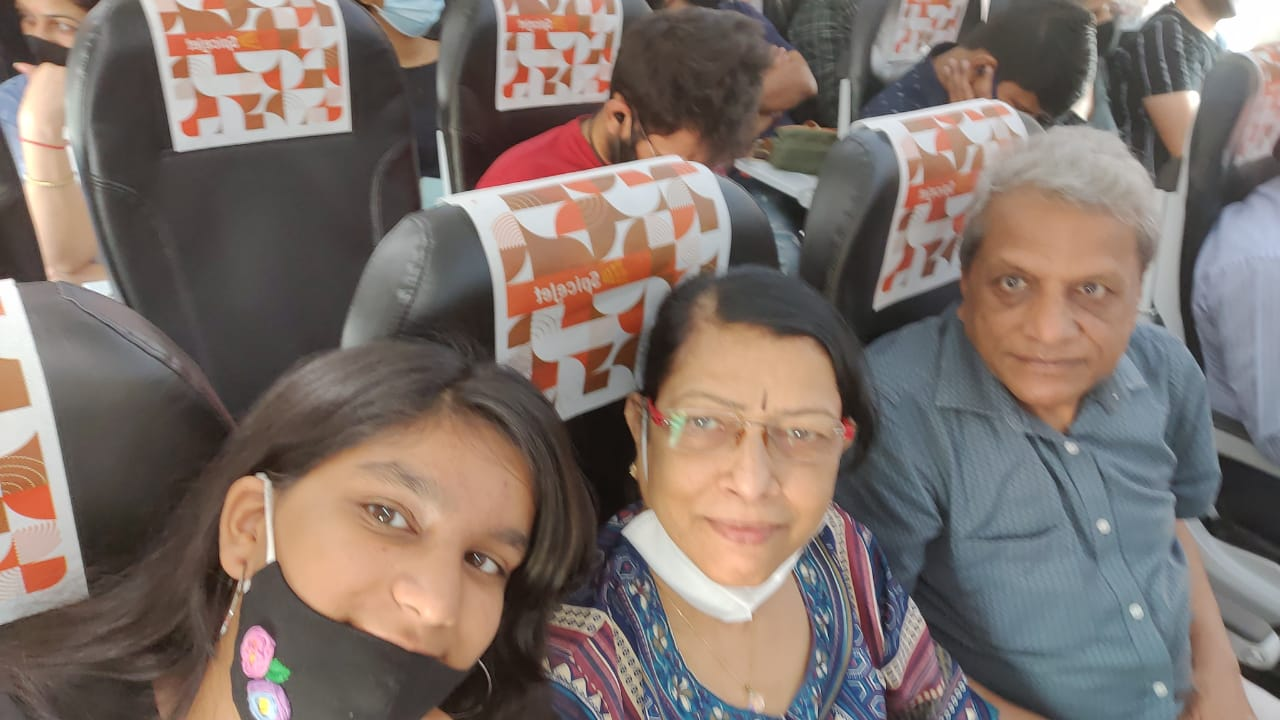
#> input picture design/nanuamuiva.jpeg, 1280 x 720 px
$ python carttomify.py
#> lines starting #> are read from the running program, lines starting #| are printed output that depends on the picture
from PIL import Image, ImageOps
import numpy
image  = Image.open("nanuamuiva.jpeg")
#> image is the input picture: PIL image 1280x720 RGB; mean R, G, B 126, 112.5, 105.8
grayskelimg = ImageOps.grayscale(image)
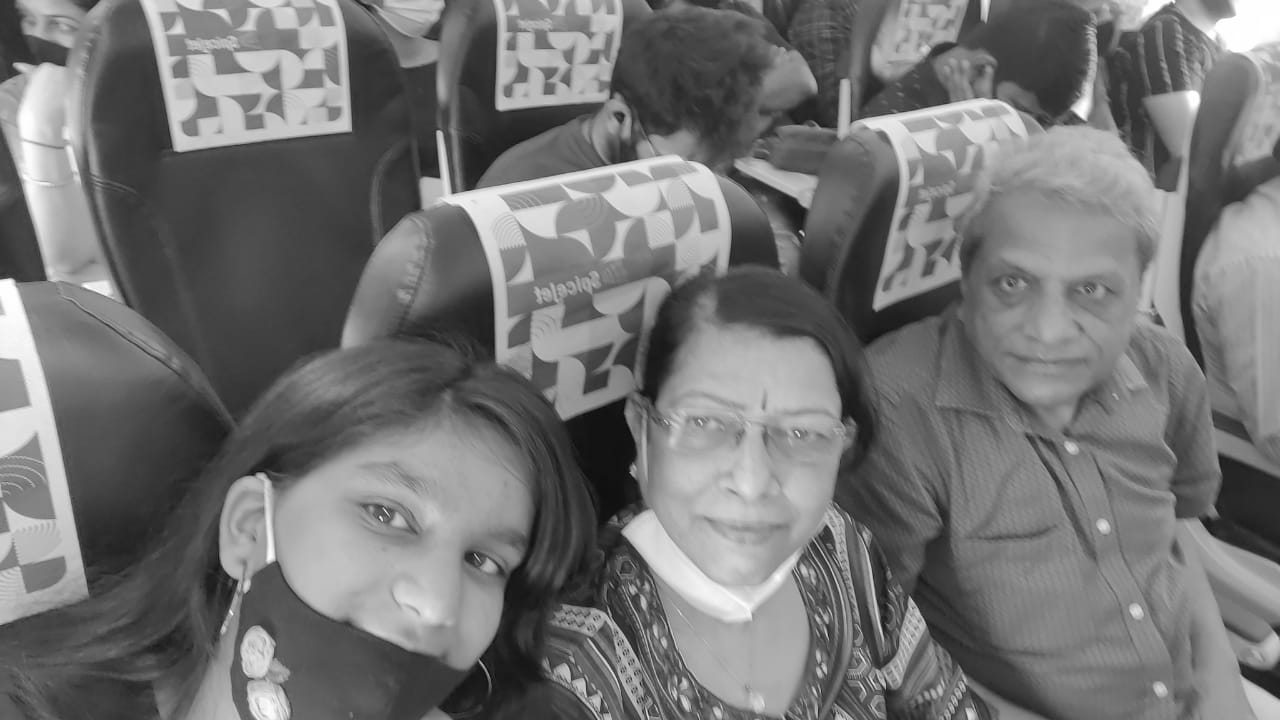
#> grayskelimg: PIL image 1280x720 L; min 9, max 255, mean 115.8
pxldata = image.load()
graypxldata = grayskelimg.load()
# colors = [[68, 59, 49]]
colors = []
rangeval = 3
multiplyval = 85
for r in range(rangeval):
    for g in range(rangeval):
        for b in range(rangeval):
            colors.append([r*multiplyval, g*multiplyval, b*multiplyval])
print("colors added")
def getColorDistance(rgb1, rgb2):
    rgb1 = numpy.array(rgb1)
    rgb2 = numpy.array(rgb2)
    rm = 0.5*(rgb1[0]+rgb2[0])
    d = abs(sum((2+rm,4,3-rm)*(rgb1-rgb2)**2))**0.5
    return d

output = Image.new(image.mode, image.size)
#> output: PIL image 1280x720 RGB; every value is 0
for x in range(image.width):
    for y in range(image.height):
        r = pxldata[x, y][0]
        g = pxldata[x, y][1]
        b = pxldata[x, y][2]
        intensity = graypxldata[x, y]
        output.putpixel((x, y), pxldata[x, y])
        for i in colors:
#> (the run stopped early here; a loop or call above may not have finished)
